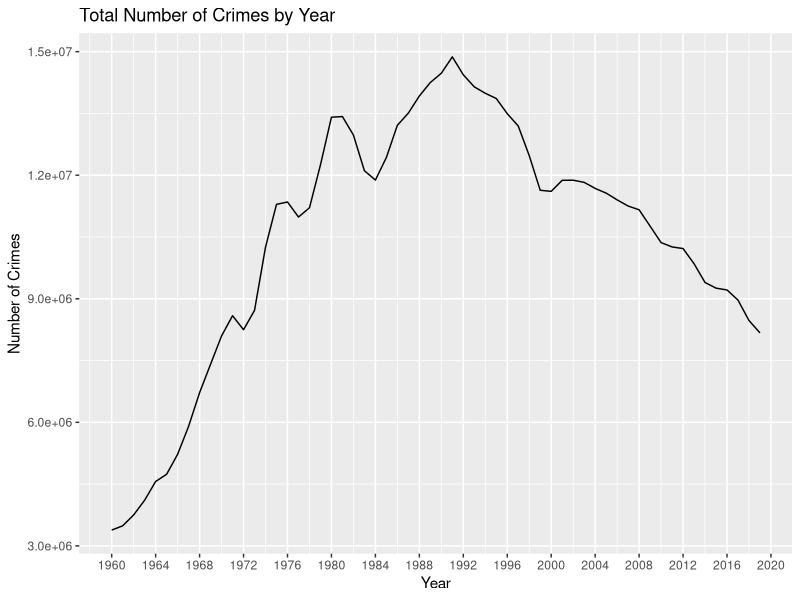
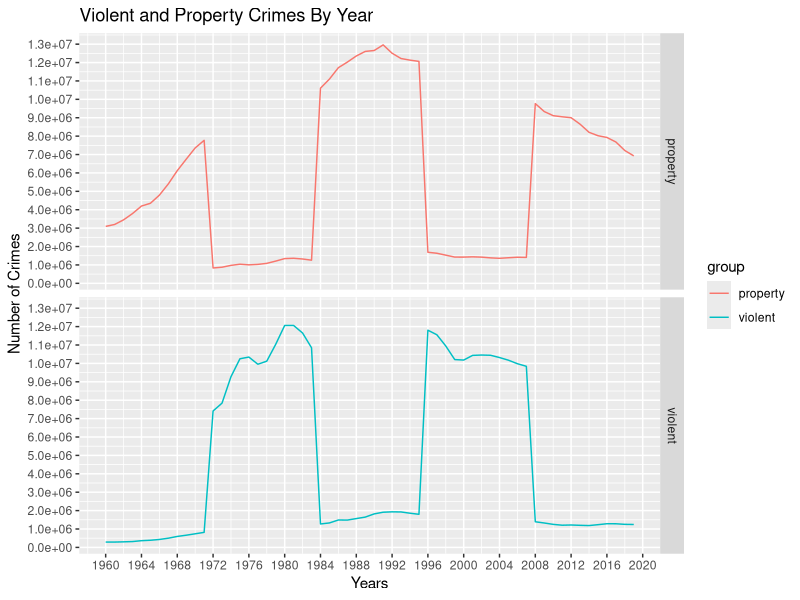
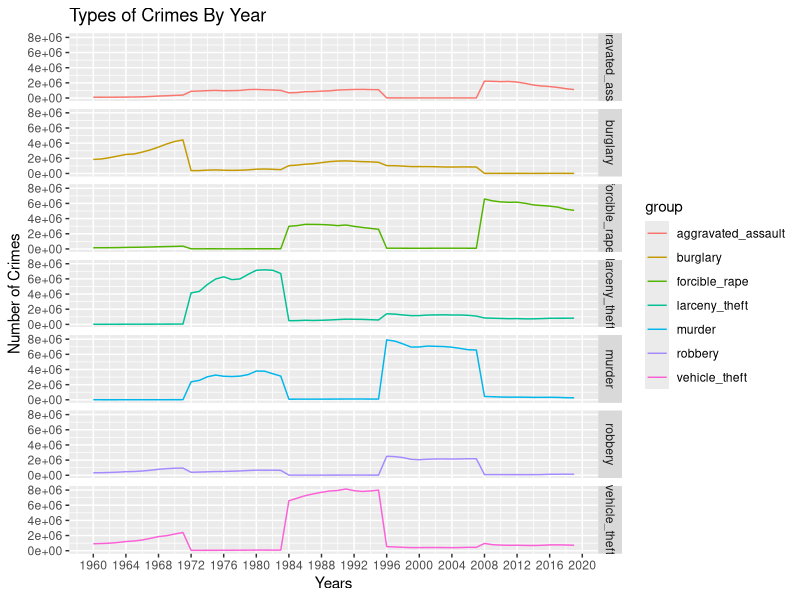

Here is the R script that generated these plots, in order:
## ---- chunk 1
library(tidyverse)
library(dplyr)

## ---- chunk 2
crime <- read_csv("data/us_crime_rates.csv")
crime

## ---- chunk 3
crime %>%
  ggplot(aes(x=year, y=total)) + geom_line() + labs(x = "Year", y="Number of Crimes", title="Total Number of Crimes by Year") + scale_x_continuous(breaks=seq(1960,2020,4))

## ---- chunk 4
crime1 <- data.frame(x=crime$year,
                y = c(crime$violent, crime$property),
                group = c(rep("violent", ncol(crime)),
                          rep("property", ncol(crime))))

ggplot(crime1, aes(x,y,col=group)) + geom_line() + scale_x_continuous(breaks=seq(1960,2020,4)) + scale_y_continuous(breaks=seq(0,50000000,1000000)) + labs(x="Years", y="Number of Crimes", title="Violent and Property Crimes By Year") + facet_grid(group~.)
## ---- chunk 5
crime2 <- data.frame(x=crime$year,
                y = c(crime$murder, crime$forcible_rape, crime$robbery, crime$aggravated_assault, crime$burglary, crime$larceny_theft, crime$vehicle_theft),
                group = c(rep("murder", ncol(crime)),
                          rep("forcible_rape", ncol(crime)),
                          rep("robbery", ncol(crime)),
                          rep("aggravated_assault", ncol(crime)),
                          rep("burglary", ncol(crime)),
                          rep("larceny_theft", ncol(crime)),
                          rep("vehicle_theft", ncol(crime))))

ggplot(crime2, aes(x,y,color=group)) + geom_line() + scale_x_continuous(breaks=seq(1960,2020,4)) + labs(x="Years", y="Number of Crimes", title="Types of Crimes By Year") + facet_grid(group~.)
## ---- chunk 6
crime3 <- crime %>%
  mutate(total_no_agg = total-aggravated_assault) %>%
  mutate(total_no_mu = total-murder) %>%
  mutate(total_no_for = total-forcible_rape) %>%
  mutate(total_no_rob = total-robbery) %>%
  mutate(total_no_bur = total-burglary) %>%
  mutate(total_no_lar = total-larceny_theft) %>%
  mutate(total_no_veh = total-vehicle_theft)

crime3
## ---- chunk 7
